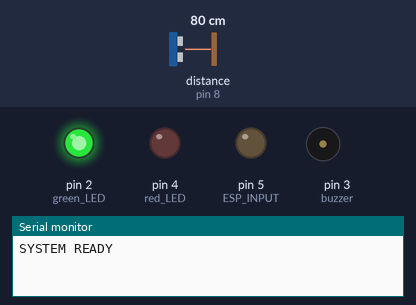
Bench run of a sketch on a simulated Arduino Uno, built with avr-gcc and run on an emulated ATmega328P. Shown: output pins drawn as LEDs (lit = HIGH), buzzer (waves = sounding), the last lines printed to the serial monitor. Wiring (inferred from the names in the program): ultrasonic range finder: trigger pin 7; echo pin 8. The inputs (shaded band) are chosen by the test bench; at power-on: distance to the obstacle (sensor on pin 8) 80 cm. The echo pulse lasts 58.3 µs per cm; pins used as bus, display or sensor lines are not drawn.

Above: at 1.2 s.
1.3 s: distance to the obstacle (sensor on pin 8) set to 32 cm
2.8 s: distance to the obstacle (sensor on pin 8) set to 26 cm
At 6.3 s:
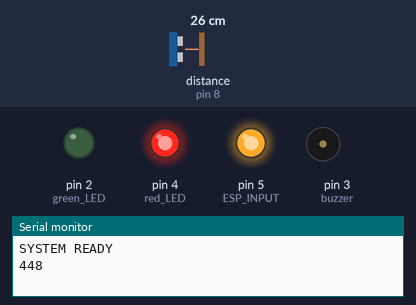
Timing chart, 0 to 11.8 s (numbered marks = the images above; inputs shaded):
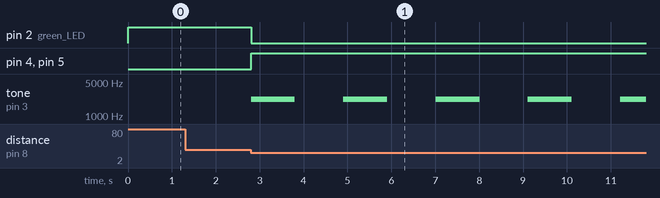

The sketch:

ESP_URF_IFTTT_UNO.ino
```cpp
#include <SoftwareSerial.h>

//SoftwareSerial esp8266(10, 11); //RX, TX
// Pins
const int TRIG_PIN = 7;
const int ECHO_PIN = 8;

//Anything over 400 cm (23200 us pulse) is "out of range"
//const unsigned int MAX_DIST = 23200;
String cmd = "";

void setup() {
  // put your setup code here, to run once:
  // The Trigger pin will tell the sensor to range find
  pinMode(TRIG_PIN, OUTPUT);
  pinMode(ECHO_PIN, INPUT);
  digitalWrite(TRIG_PIN, LOW);
  pinMode(3,OUTPUT); // buzzer
  pinMode(2,OUTPUT); // green LED
  pinMode(4,OUTPUT); // red LED
  pinMode(5,OUTPUT); // ESP INPUT
  Serial.begin(9600);
  while (!Serial) {
    ; // wait for serial port to connect. Needed for native USB port only
  }
  //esp8266.begin(9600);
  //esp8266.write("AT\r\n");
  //delay(2000);
  Serial.println("SYSTEM READY");
  //esp8266.write("AT+CIPMUX=1\r\n");
}

void loop() {
  // put your main code here, to run repeatedly:
  /*if (esp8266.available()) {
    Serial.write(esp8266.read());
  }
  if (Serial.available()) {
    esp8266.write(Serial.read());
  }*/
  unsigned long t1;
  unsigned long t2;
  unsigned long pulse_width;
  float dist_cm;


  // Hold the trigger pin high for at least 10 us
  digitalWrite(TRIG_PIN, HIGH);
  delayMicroseconds(10);
  digitalWrite(TRIG_PIN, LOW);

  // Wait for pulse on echo pin
  while(digitalRead(ECHO_PIN) == 0);

  // Measure how long the echo pin was held high (pulse width)
  // Note: the micros() counter will overflow after ~70 min
  t1 = micros();
  while(digitalRead(ECHO_PIN) == 1);
  t2 = micros();
  pulse_width = t2 - t1;

  // Calculate distance in centimeters and inches. The constants
  // are found in the datasheet, and calculated from the assumed speed
  // of sound in air at sea level (~340 m/s).
  dist_cm = pulse_width / 58.0;
  // Serial.print(dist_cm);
  // Serial.print(" cm \n");
  // cmd = "GET /trigger/motion_detected/with/key/cgSqIa1NrlKwEtyZi5SA07 HTTP/1.1\r\n";
  // cmd += "Host: maker.ifttt.com\r\n\r\n";
  // String startconn = "AT+CIPSTART=4,\"TCP\",\"maker.ifttt.com\",80\r\n";
  if(dist_cm < 30) // esp8266 should send an HTTP request to maker.ifttt.com
  {
    digitalWrite(2,LOW);
    digitalWrite(4,HIGH);
    digitalWrite(5,HIGH);
    digitalWrite(3,HIGH);
    tone(3,2200,1000);
    delay(1000);
    digitalWrite(3,LOW);
    delay(1000);
    //esp8266.print(startconn);
    Serial.print("448\r\n"); // sends this number to the shell script monitoring the serial output
    //esp8266.write("AT+CIPSEND=4,93\r\n");
    //sendCmd(cmd);
    /*esp8266.write(cmd.length()-6);
    esp8266.write("\r\n");
        if(Serial.find(">")){
          sendCmd(cmd);
        }*/
        //esp8266.write("AT+CIPCLOSE");
  }
  else{
    digitalWrite(3,LOW);
    digitalWrite(2,HIGH);
    digitalWrite(4,LOW);
    digitalWrite(5,LOW);
  }
  delay(100);
}

/*void sendCmd(String msg)
{
  int i = 0;
  //i += 64;
  while(i < cmd.length()){
        esp8266.write(cmd[i]);
        i++;}
}*/
```

Measured:
- the behaviour switches between 30 and 29 cm on distance to the obstacle (sensor on pin 8) (found by bisection; images 0 and 1)
- after the input at 1.3 s, every drawn part: stays the same
- after the input at 2.8 s, pin 2 (green_LED): HIGH → LOW at once; pin 4 (red_LED), pin 5 (ESP_INPUT): LOW → HIGH at once; tone on pin 3 (buzzer): alternates 2200 Hz for 1.0 s and silent for 1.1 s, starting at once
